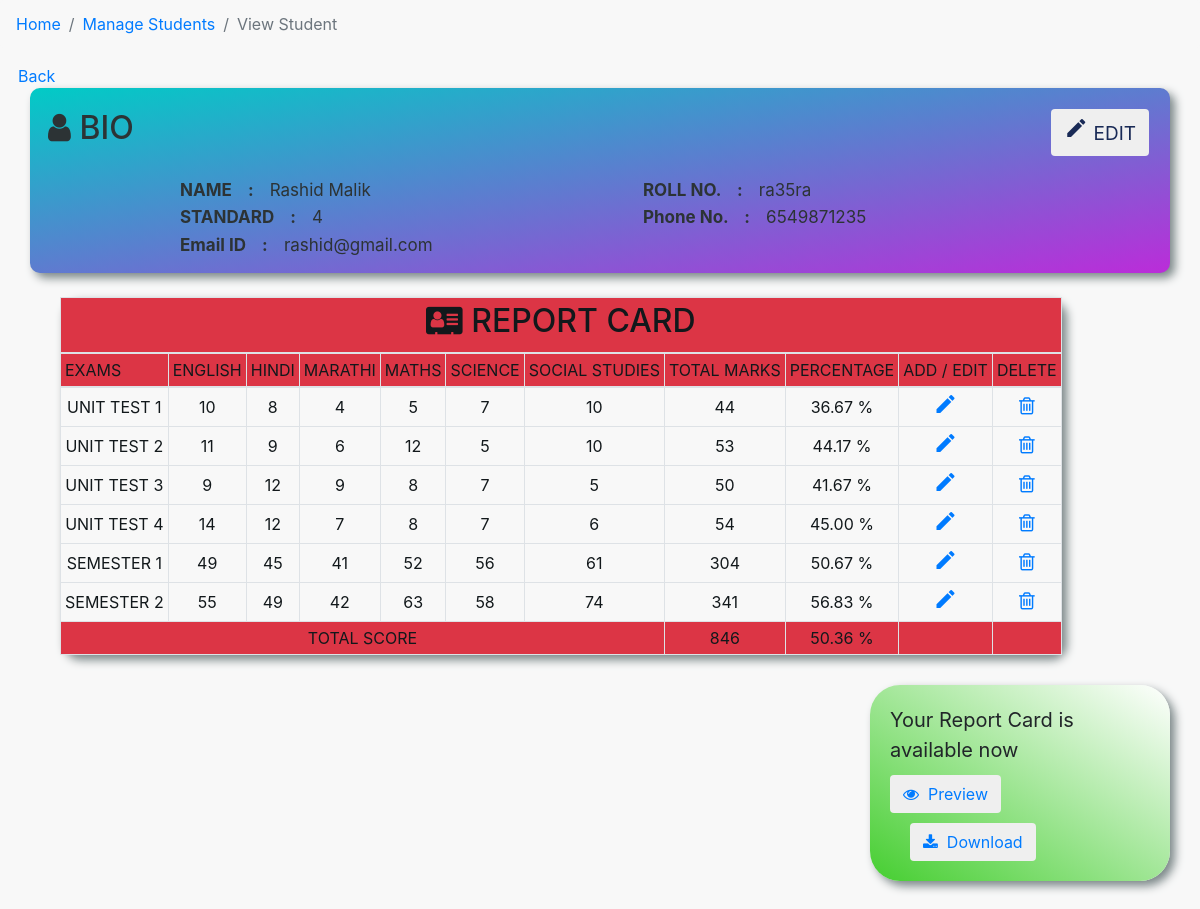
Page /viewstu.php?id=26 on the committed database.
### tables this page shows
CREATE TABLE `student` (
  `id` int(11) NOT NULL,
  `name` varchar(255) NOT NULL,
  `mail_id` varchar(255) NOT NULL,
  `phone` varchar(20) NOT NULL,
  `gender` varchar(10) NOT NULL,
  `roll_no` varchar(20) NOT NULL,
  `standard` int(20) NOT NULL
);

### viewstu.php (the view, shortened to what this page needs)
<?php
    require 'connection.php';
?>
<!DOCTYPE html>
<html lang="en">
<head>
    <link rel="stylesheet" href="https://cdnjs.cloudflare.com/ajax/libs/font-awesome/4.7.0/css/font-awesome.min.css">
    <link rel="stylesheet" href="https://maxcdn.bootstrapcdn.com/bootstrap/4.0.0/css/bootstrap.min.css">
	<link rel="stylesheet" href="style.css" />
</head>
<body class="light view_full">
    <nav aria-label="breadcrumb">
        <ol class="breadcrumb">
            <li class="breadcrumb-item"><a href="index.php">Home</a></li>
            <li class="breadcrumb-item"><a href="student.php">Manage Students</a></li>
            <li class="breadcrumb-item active" aria-current="page">View Student</li>
        </ol>
    </nav>
    <div class="view_full">
    <a href="student.php">&nbsp;&nbsp;&nbsp;&nbsp;Back</a>
    <?php
        if ($_SERVER['REQUEST_METHOD'] == "GET") {
            $id = $_GET['id'];
        }
    ?>
    <table class="container bio table-borderless bg-warning"><thead><tr>
    <?php
        $query1 = "select * from student where id=$id";
        $res1 = mysqli_query($conn, $query1);
        while ($row1 = mysqli_fetch_array($res1)) {
            ?><td colspan=3>
            <h2>&nbsp;&nbsp;<i class="fa fa-user"></i>&nbsp;BIO</h2>
            </td>
            <td>
            <button style="float: right; margin: 20px;" class="btn"><a style="font-size: 19px; float: right; color: #192A56;" href="updatestu.php?id=<?php echo $id ?>&name=<?php echo $row1['1']; ?>&
            mail=<?php echo $row1['2']; ?>&phone=<?php echo $row1['3']; ?>&gender=<?php echo $row1['4']; ?>&
            standard=<?php echo $row1['6']; ?>"><i class="material-icons">mode_edit</i>&nbsp;EDIT</a></button>
            </td></tr></thead><tbody>
            <?php
            echo "<tr><td class='colm' colspan=2><b>NAME &nbsp;&nbsp; : &nbsp;&nbsp; </b>".$row1['1']."</td>";
            echo "<td><b style='margin-left: 50px;'>ROLL NO. &nbsp;&nbsp; : &nbsp;&nbsp; </b>".$row1['5']."</td></tr>";
            echo "<tr><td class='colm' colspan=2><b>STANDARD &nbsp;&nbsp; : &nbsp;&nbsp; </b>".$row1['6']."</td>";
            echo "<td><b style='margin-left: 50px;'>Phone No. &nbsp;&nbsp; : &nbsp;&nbsp; </b>".$row1['3']."</td></tr>";
            echo "<tr><td class='colm last' colspan=1><b>Email ID &nbsp;&nbsp; : &nbsp;&nbsp; </b>".$row1['2']."</td></tr>";
            ?> </tbody> <?php
        }
        $query2 = "select * from marks
                    inner join exams on exams.id = marks.exam_type
                    inner join subject on subject.id = marks.sub";
        $res2 = mysqli_query($conn, $query2);
        $query3 = "select * from exams";
        $res3 = mysqli_query($conn, $query3);
        $query4 = "select * from subject";
        $res4 = mysqli_query($conn, $query4);
        $subject = [];
        while ($row4 = mysqli_fetch_array($res4)) {
            $subject[] = $row4[1];
        }
        $exam = [];
        while ($row3 = mysqli_fetch_array($res3)) {
            $exam[] = $row3[1];
        }
        $join = [];
        while ($row2 = mysqli_fetch_array($res2)) {
            $join[] = array($row2[1] , $row2[8] , $row2[6] , $row2[4] , $row2[0]);
        }
        $arrlength_s = count($subject);
        $arrlength_e = count($exam);
        $arrlength_j = count($join);
    ?>
    </table>
    <table class="table-bordered report"><br>
        <thead class="bg-danger">
            <tr><td align="center" colspan=11><h2><i class="fa fa-vcard"></i>&nbsp;REPORT CARD</h2></td></tr>
            <tr>
                <td>EXAMS</td>
                <td><?php echo $subject[0]; ?></td>
                <td><?php echo $subject[1]; ?></td>
                <td><?php echo $subject[2]; ?></td>
                <td><?php echo $subject[3]; ?></td>
                <td><?php echo $subject[4]; ?></td>
                <td><?php echo $subject[5]; ?></td>
                <td>TOTAL MARKS</td>
                <td>PERCENTAGE</td>
                <td>ADD / EDIT</td>
                <td>DELETE</td>
            </tr>
        </thead>
        <tbody>
        <?php
            $final_array = [];
            $report_card = true;
            $total_score = 0;
            for ($j=0; $j < $arrlength_e; $j++) {
                $final_array[] = $exam[$j];
                for ($i=0; $i < $arrlength_s; $i++) {
                    for ($k=0; $k < $arrlength_j; $k++) {
                        if ($subject[$i]==$join[$k][1] && $exam[$j]==$join[$k][2] && $id==$join[$k][3]) {
                            $final_array[] = $join[$k][0];
                            $marks_id[] = $join[$k][4];
                            break;
                        }
                    }
                }
            ?>
                <tr>
                <td><?php echo $final_array[0]; ?></td>
                <td><?php echo $final_array[1]; ?></td>
                <td><?php echo $final_array[2]; ?></td>
                <td><?php echo $final_array[3]; ?></td>
                <td><?php echo $final_array[4]; ?></td>
                <td><?php echo $final_array[5]; ?></td>
                <td><?php echo $final_array[6]; ?></td>
                <td><?php echo array_sum($final_array); ?></td>
                <td><?php
                    $total_score = $total_score + array_sum($final_array);
                    if ($exam[$j]=='SEMESTER 1' || $exam[$j]=='SEMESTER 2') {
                        $percent = (string)number_format((array_sum($final_array)/600)*100 , 2);
                        $percent .= " %";
                        echo $percent;
                    }else{
                        $percent = (string)number_format((array_sum($final_array)/120)*100 , 2);
                        $percent .= " %";
                        echo $percent;
                    }
                ?></td>
                <td>
                    <?php
                        if (array_sum($final_array)>0) {
                            ?>
                            <a href="updatemarks.php?id=<?php echo $id ?>&exam=<?php echo $final_array[0]; ?>&
                            eng_id=<?php echo $marks_id[0]; ?>&hin_id=<?php echo $marks_id[1]; ?>&
                            mar_id=<?php echo $marks_id[2]; ?>&mat_id=<?php echo $marks_id[3]; ?>&
                            sci_id=<?php echo $marks_id[4]; ?>&soc_id=<?php echo $marks_id[5]; ?>">
                            <i class="material-icons">mode_edit</i></a>
                            <?php
                        }else {
                            ?>
                            <a href='addmarks.php?id=<?php echo $id ?>&exam=<?php echo $final_array[0]; ?>'>
                            <i class="material-icons">add_box</i></a>
                            <?php
                        }
                    ?>
                </td>
                <td>
                <?php
                    if (array_sum($final_array)>0) {
                        ?>
                        <a href="deletemarks.php?id=<?php echo $id ?>&exam=<?php echo $final_array[0]; ?>&
                        eng_id=<?php echo $marks_id[0]; ?>&hin_id=<?php echo $marks_id[1]; ?>&
                        mar_id=<?php echo $marks_id[2]; ?>&mat_id=<?php echo $marks_id[3]; ?>&
                        sci_id=<?php echo $marks_id[4]; ?>&soc_id=<?php echo $marks_id[5]; ?>" onclick="return confirmdelete()">
                        <i style="font-size: 20px;" class="fa fa-trash-o"></i></a>
                        <?php
                    }else {
                        ?>
                        <i style="font-size: 20px;" disabled class="fa fa-trash-o"></i>
                        <?php
                    }
                    ?>
                </td>
            </tr>
            <?php
            $final_array = [];
            $marks_id = [];
            }
        if ($report_card) {
        ?>
        <tr class="bg-danger">
            <td colspan="7">TOTAL SCORE</td>
            <td><?php echo $total_score; ?></td>
            <td><?php
                $percent = (string)number_format(($total_score/1680)*100 , 2);
                $percent .= " %";
                echo $percent;
        }
            ?></td>
            <td></td>
            <td></td>
        </tr>
        </tbody>
    </table><br>
    <div class="certi">
    <?php
        if ($report_card) {
            echo "Your Report Card is available now<br>";
            ?> <button class="btn"><a target="_blank" href="certi.php?id=<?php echo $id; ?>&
            total_score=<?php echo $total_score; ?>"><i class="fa fa-eye"></i>&nbsp;&nbsp;Preview</a></button>
            <a href="certi_download.php?id=<?php echo $id; ?>&total_score=<?php echo $total_score; ?>">
            <button style="margin-left: 20px;" class="btn"><i class="fa fa-download"></i>&nbsp;&nbsp;<a href="certificate.jpg" download>Download</a></button></a>
            <?php
        }
    ?>
    </div>
    </div>
</body>
</html>

### style.css (style rules this page uses)
:root { --gray0: #f8f8f8; --gray1: #dbe1e8; --gray2: #b2becd; --gray3: #6c7983; --gray4: #454e56; --gray5: #2a2e35; --gray6: #12181b; --blue: #005368; --purple: #a82dd1; --yellow: #fff565; --violet: #412cb8; --green: #09a39b; }
.light { --bg: var(--gray2); --bg-nav: linear-gradient(to right, var(--gray2), var(--gray3)); --bg-dropdown: var(--gray0); --bg-light: var(--gray1); --text: var(--gray6); --text-light: var(indigo); --border-color: var(--blue); --bg-solar: var(--gray0); --bg-btn: var(--gray2); --link: var(darkslategray); --link2: var(--violet); }
.breadcrumb { background: var(--bg-solar); color: var(--text-light); color: var(--text); }
.report { background: var(--bg-solar); color: var(--text-light); color: var(--text); padding-top: 72px; }
.view_full { background: var(--bg-solar); }

### viewstu.php (style rules this page uses)
.bio { color: #2C3335; padding: 5px; align: left; border-radius: 10px; box-shadow: 5px 5px 10px #7B8788; background-image: linear-gradient(to bottom right , #01CBC6 , #BB2CD9); font-size: 17px; }
.colm { padding-left: 150px; }
.last { padding-bottom: 15px; }
.report { background-image: linear-gradient(to right , #EA425C , white); border-radius: 15px; margin-left: 60px; box-shadow: 5px 5px 10px #7B8788; float: left; }
.report thead tr td { padding: 4px; }
.report tbody tr td { padding: 4px; text-align: center; }
.certi { width: 300px; padding: 20px; float: right; margin: 30px; background-image: linear-gradient(to top right , #45CE30 , white); border-radius: 30px; font-size: 20px; box-shadow: 5px 5px 10px #7B8788; }
.certi button { margin-top: 10px; }

### rows in the picture
student: name "Rashid Malik", roll_no "ra35ra", standard "4", phone "6549871235", mail "rashid@gmail.com"

### other values in the picture
$subject[0] "ENGLISH"
$subject[1] "HINDI"
$subject[2] "MARATHI"
$subject[3] "MATHS"
$subject[4] "SCIENCE"
$subject[5] "SOCIAL STUDIES"
$final_array[0] "UNIT TEST 1"
$final_array[1] "10"
$final_array[2] "8"
$final_array[3] "4"
$final_array[4] "5"
$final_array[5] "7"
$final_array[6] "10"
array_sum($final_array) "44"
$percent "36.67 %"
